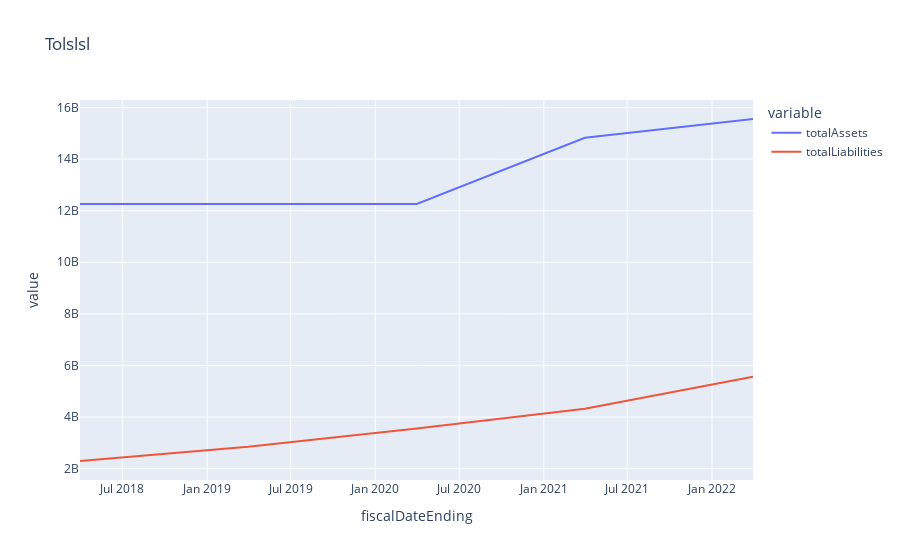

The code cell stored with this chart in its notebook:
### Code cell
import plotly.express as px
fig = px.line(balance_sheet, x='fiscalDateEnding', y=['totalAssets', 'totalLiabilities'], title='Tolslsl')
fig.show()

### Figure 1 — Plotly figure (JSON) as saved in the notebook; plotly's stock layout.template omitted (floating-point values rounded to 4 significant figures)
{"data": [{"hovertemplate": "variable=totalAssets<br>fiscalDateEnding=%{x}<br>value=%{y}<extra></extra>", "legendgroup": "totalAssets", "line": {"color": "#636efa", "dash": "solid"}, "marker": {"symbol": "circle"}, "mode": "lines", "name": "totalAssets", "orientation": "v", "showlegend": true, "type": "scatter", "x": ["2022-03-31", "2021-03-31", "2020-03-31", "2019-03-31", "2018-03-31"], "xaxis": "x", "y": [15555000000, 14825000000, 12260000000, 12252000000, 12255000000], "yaxis": "y"}, {"hovertemplate": "variable=totalLiabilities<br>fiscalDateEnding=%{x}<br>value=%{y}<extra></extra>", "legendgroup": "totalLiabilities", "line": {"color": "#EF553B", "dash": "solid"}, "marker": {"symbol": "circle"}, "mode": "lines", "name": "totalLiabilities", "orientation": "v", "showlegend": true, "type": "scatter", "x": ["2022-03-31", "2021-03-31", "2020-03-31", "2019-03-31", "2018-03-31"], "xaxis": "x", "y": [5561000000, 4323000000, 3559000000, 2852000000, 2295000000], "yaxis": "y"}], "layout": {"legend": {"title": {"text": "variable"}, "tracegroupgap": 0}, "title": {"text": "Tolslsl"}, "xaxis": {"anchor": "y", "domain": [0, 1], "title": {"text": "fiscalDateEnding"}}, "yaxis": {"anchor": "x", "domain": [0, 1], "title": {"text": "value"}}}}
